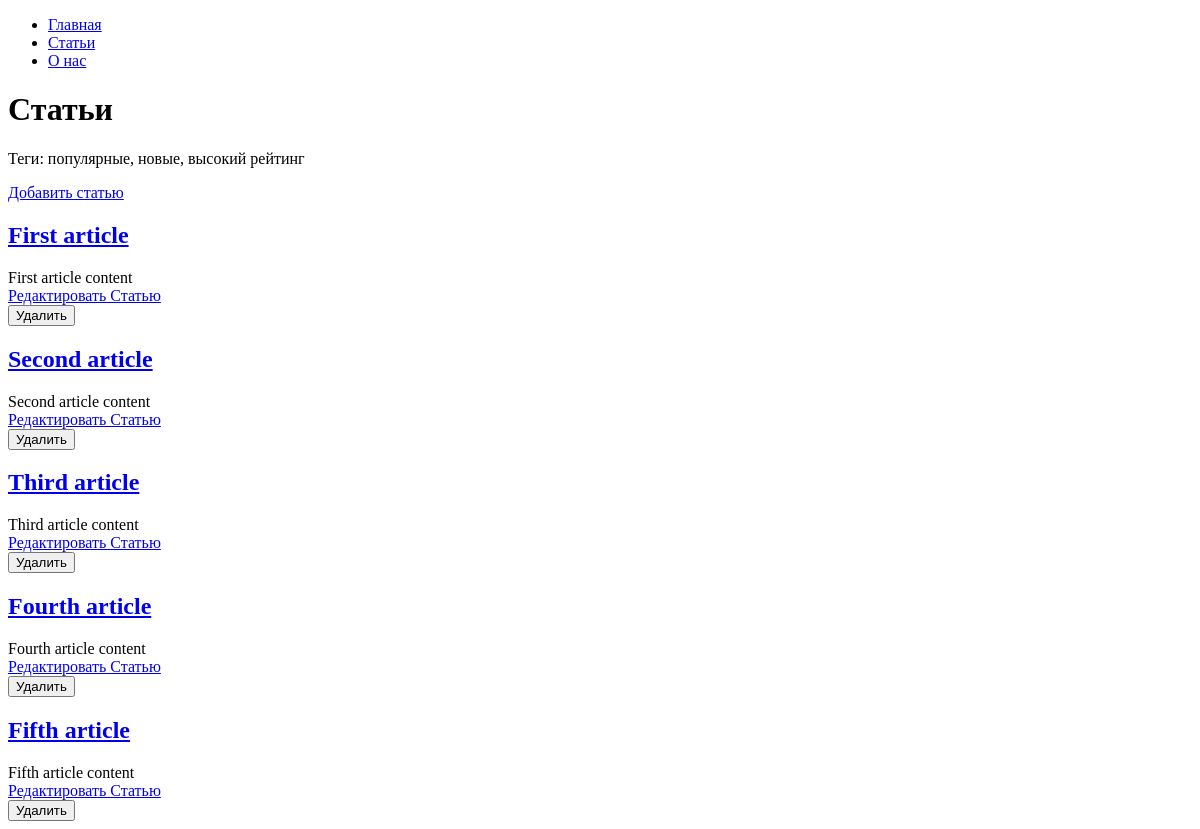
The app's page /articles/, older data.
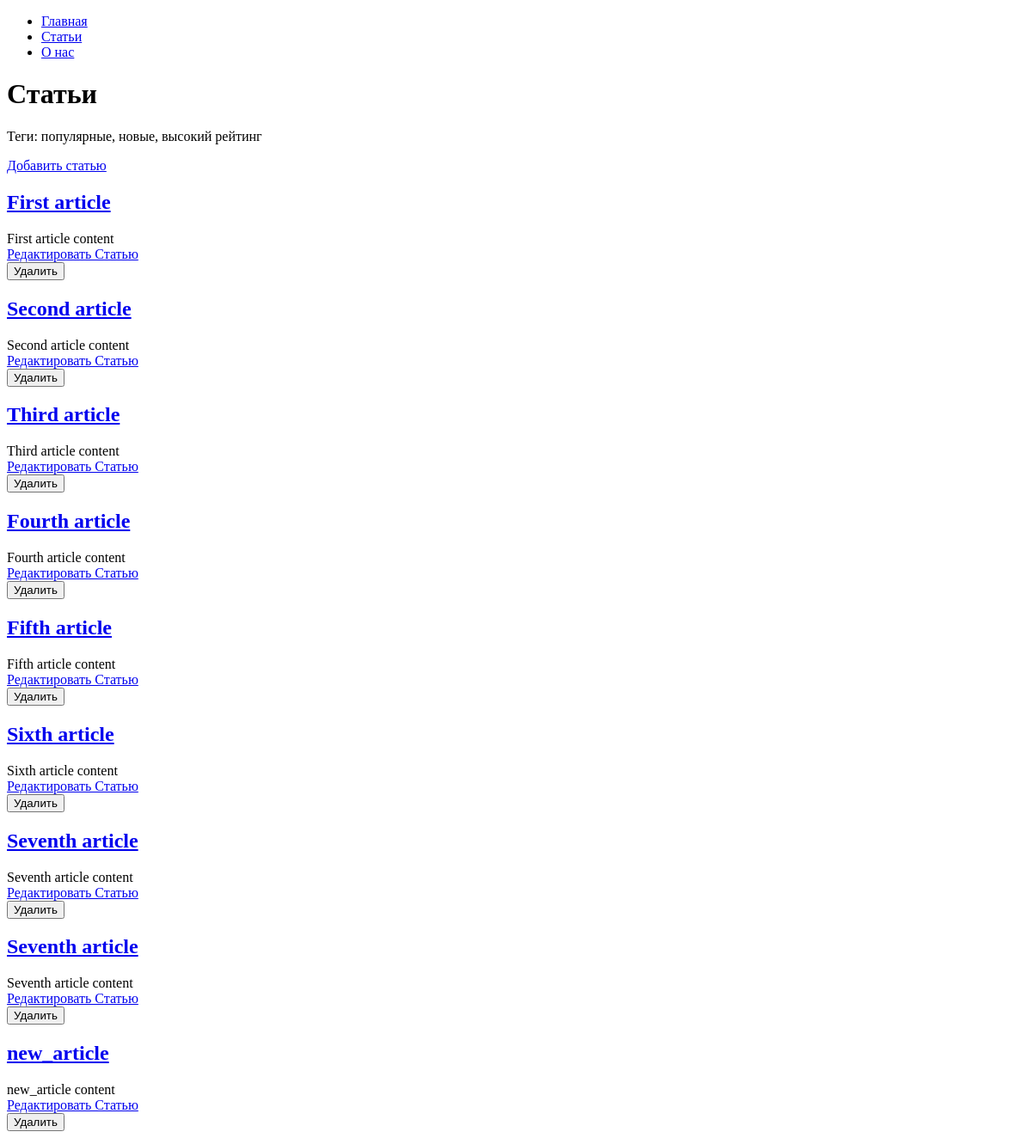
The same page, newer data.
### django_blog/article/models.py (models this page shows, shortened)
class Article(models.Model):
    name = models.CharField(max_length=200)
    body = models.TextField()
    created_at = models.DateTimeField(auto_now_add=True)
    updated_at = models.DateTimeField(auto_now=True)

### django_blog/article/views.py (the view)
# urls.py: path("", IndexView.as_view(), name="article"),
class IndexView(View):
    def get(self,request):
        tags = ['популярные', 'новые', 'высокий рейтинг']
        articles = Article.objects.all()
        return render(request, 'articles/index.html', context={'tags': tags, 'articles': articles})

### django_blog/article/templates/articles/index.html (shortened to what this page needs)
{% extends "base.html" %}
{% block content %}
<h1>Статьи</h1>
<p>Теги: {{ tags|join:', ' }}</p>
<div><a href="{% url 'add_article' %}">Добавить статью</a></div>
{% for article in articles %}
    <div>
        <h2><a href="{% url 'article_view' article.id %}">{{ article.name }}</a></h2>
        <div>{{ article.body }} </div>
        <div><a href="{% url 'articles_update' id=article.pk %}">Редактировать Статью</a></div>
         <form action="{% url 'articles_delete' article.id %}" method="post" onsubmit="return confirm('Вы точно хотите удалить статью?');">
             <input type="submit" value="Удалить">
         </form>
    </div>
{% endfor %}
{% endblock %}

### django_blog/templates/base.html (shortened to what this page needs)
<!DOCTYPE html>
<html lang="en">
<head>
</head>
<body>
<div id="sidebar">
    {% block sidebar %}
        <ul>
            <li><a href="/">Главная</a></li>
            <li><a href="/articles/">Статьи</a></li>
            <li><a href="/about/">О нас</a></li>
        </ul>
    {% endblock %}
</div>
<div id="content">
    {% block content %}{% endblock %}
</div>
</body>
</html>

Row changes from the older to the newer data that the page shows:
added Article: name "Sixth article", body "Sixth article content"
added Article: name "Seventh article", body "Seventh article content"
added Article: name "Seventh article", body "Seventh article content"
added Article: name "new_article", body "new_article content"
